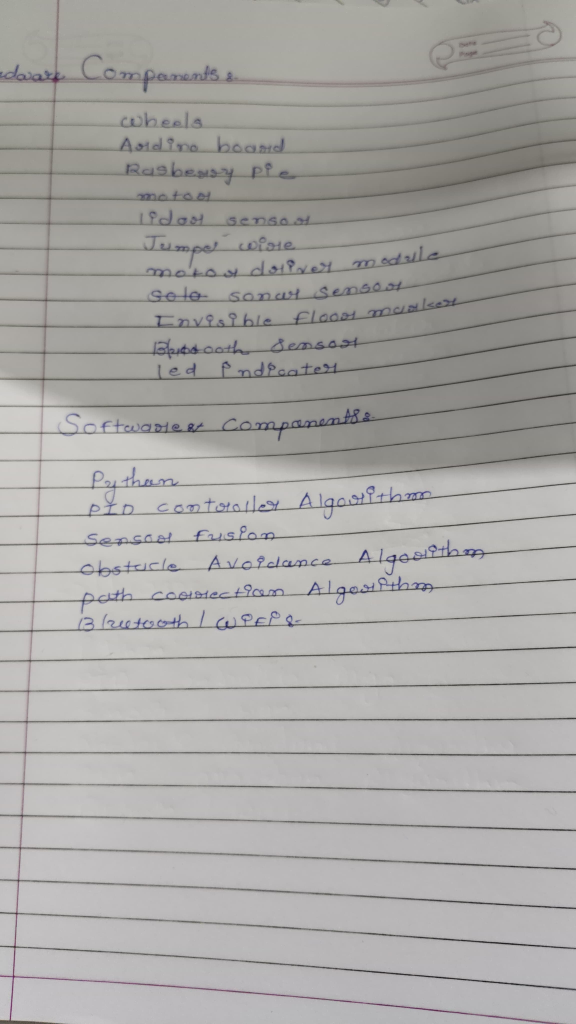
#> input picture DAY 1/WhatsApp Image 2025-04-20 at 20.11.44_cf78203e.jpg, 2304 x 4096 px, given in place of the camera (shown at 1/4 size)
$ python chair.py
#> lines starting #> are read from the running program, lines starting #| are printed output that depends on the picture; after the words box and inside, x2 and y2 are one past the last pixel; in counts of white or black regions, pixels touching at a corner belong together
import cv2
import numpy as np
import serial
import time
import math

ser = serial.Serial('COM3', 9600)
time.sleep(2)

def send_cmd(cmd):
    ser.write(cmd.encode())
    print("Sent:", cmd)
    time.sleep(0.1)

# Red color range
low1 = np.array([0, 100, 100])
up1 = np.array([10, 255, 255])
low2 = np.array([160, 100, 100])
up2 = np.array([179, 255, 255])

goal = None
origin = None
goal_reached = False
last_cmd = ''
threshold_distance = 20

def set_goal(event, x, y, flags, param):
    global goal, goal_reached, origin
    if event == cv2.EVENT_LBUTTONDOWN:
        goal = (x, y)
        goal_reached = False
        origin = None  # Reset origin on new click
        print("Goal set to:", goal)

cv2.namedWindow("View")
cv2.setMouseCallback("View", set_goal)

cap = cv2.VideoCapture(1, cv2.CAP_DSHOW)
if not cap.isOpened():
    print("Camera not found.")
    ser.close()
    exit()

while True:
    ret, frame = cap.read()
#> frame is the input picture: shape (4096, 2304, 3); mean B, G, R 164.3, 166.6, 168.1
    if not ret:
        continue

    frame = cv2.flip(frame, 1)
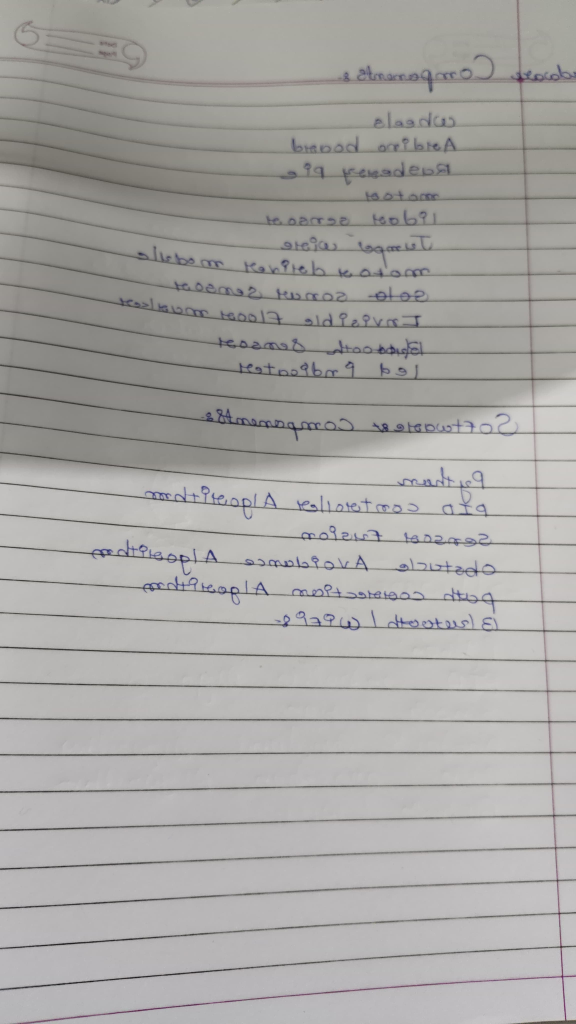
#> frame: shape (4096, 2304, 3) (shown at 1/4 size); mean B, G, R 164.3, 166.6, 168.1
    hsv = cv2.cvtColor(frame, cv2.COLOR_BGR2HSV)
#> hsv: shape (4096, 2304, 3); mean H, S, V 58.7, 8.4, 168.6
    mask1 = cv2.inRange(hsv, low1, up1)
#> mask1: shape (4096, 2304); every value is 0
    mask2 = cv2.inRange(hsv, low2, up2)
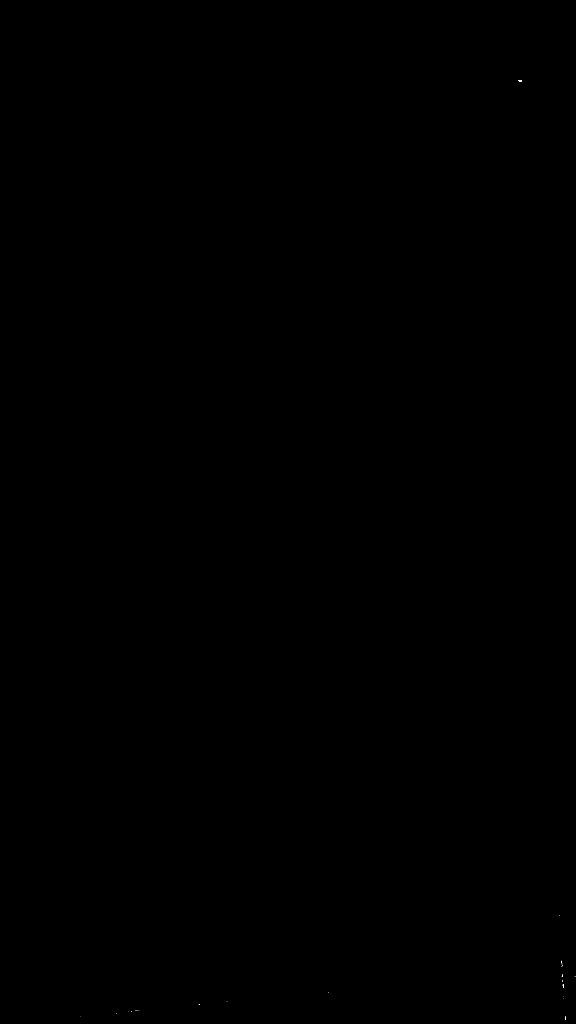
#> mask2: shape (4096, 2304) (shown at 1/4 size); 0% white in thin lines or dots, all inside (x1, y1, x2, y2) = (322, 321, 2304, 4080)
    mask = cv2.add(mask1, mask2)

    contours, _ = cv2.findContours(mask, cv2.RETR_EXTERNAL, cv2.CHAIN_APPROX_SIMPLE)
#> contours = 30 contours, all with area under 20
    cx, cy = -1, -1

    if contours:
        c = max(contours, key=cv2.contourArea)
#> c = [[2087, 321], [2086, 322], [2082, 322], [2081, 323], [2081, 326], [2082, 325], [2086, 325], [2087, 324]]
        x, y, w, h = cv2.boundingRect(c)
#> x = 2081; y = 321; w = 7; h = 6
        cx, cy = x + w // 2, y + h // 2
#> cx = 2084; cy = 324
        cv2.circle(frame, (cx, cy), 5, (0, 255, 0), -1)

        if origin is None:
            origin = (cx, cy)  # Lock starting position
#> origin = (2084, 324)
            print("Origin locked:", origin)
#| Origin locked: (2084, 324)

    if goal and origin and not goal_reached:
        gx, gy = goal
        ox, oy = origin
        dx = gx - ox
        dy = gy - oy
        target_angle = math.degrees(math.atan2(dy, dx))

        chair_dx = gx - cx
        chair_dy = gy - cy
        dist = math.hypot(chair_dx, chair_dy)

        heading_angle = math.degrees(math.atan2(chair_dy, chair_dx))

        angle_diff = target_angle - heading_angle
        angle_diff = (angle_diff + 180) % 360 - 180  # Normalize to [-180, 180]

        # Visuals
        cv2.circle(frame, goal, 5, (0, 0, 255), -1)
        cv2.line(frame, (cx, cy), goal, (255, 255, 0), 2)
        cv2.putText(frame, f"Dist: {int(dist)} Angle: {int(angle_diff)}", (10, 30),
                    cv2.FONT_HERSHEY_SIMPLEX, 0.6, (255, 255, 255), 2)

        # Main control
        if dist < threshold_distance:
            send_cmd('S')
            goal_reached = True
            last_cmd = 'S'
        else:
            if angle_diff > 15:
                cmd = 'L'
            elif angle_diff < -15:
                cmd = 'R'
            else:
                cmd = 'f' if dist < 40 else 'F'

            if cmd != last_cmd:
                send_cmd(cmd)
                last_cmd = cmd

    elif goal_reached:
        cv2.putText(frame, "Goal Reached", (10, 60),
                    cv2.FONT_HERSHEY_SIMPLEX, 0.7, (0, 255, 0), 2)

    cv2.imshow("View", frame)
    key = cv2.waitKey(1)
#> (key Esc is pressed here)
    if key == 27:
        send_cmd('S')
        break

cap.release()
cv2.destroyAllWindows()
ser.close()

$ run again, on DAY 1/WhatsApp Image 2025-04-20 at 20.11.48_edbb07bf.jpg
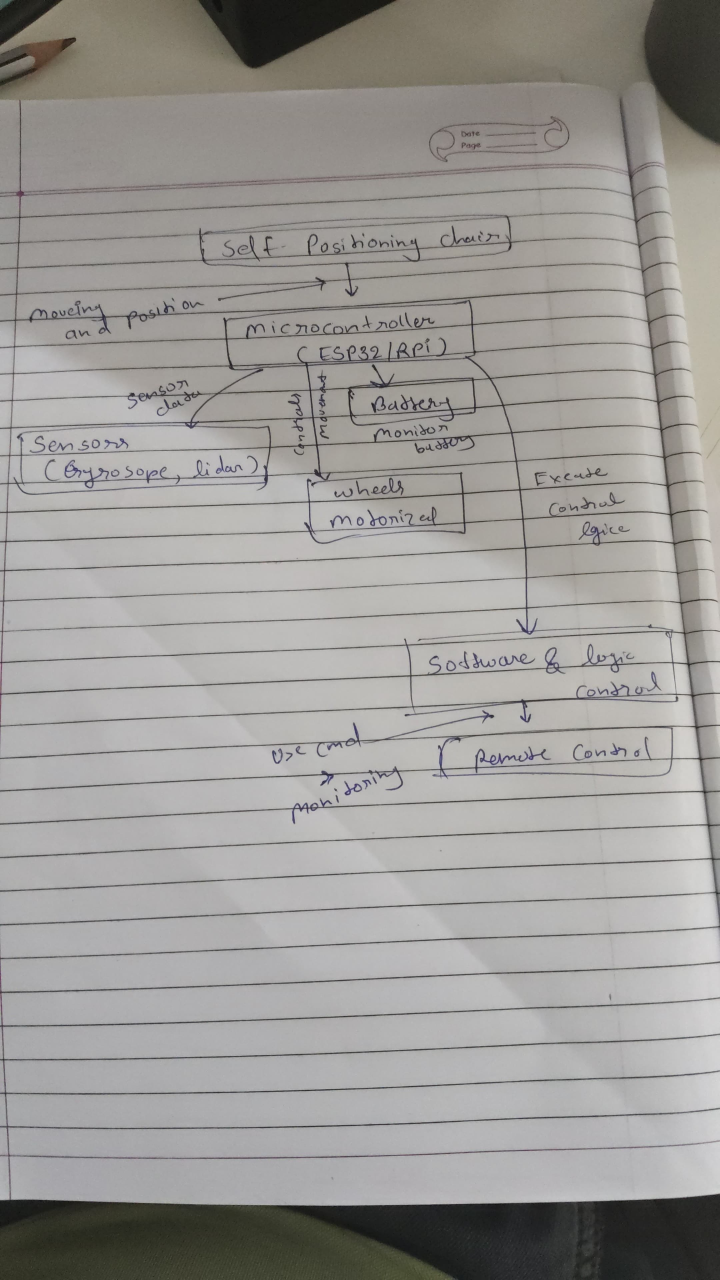
#> input picture DAY 1/WhatsApp Image 2025-04-20 at 20.11.48_edbb07bf.jpg, 2160 x 3840 px, given in place of the camera (shown at 1/3 size)
#> frame is the input picture: shape (3840, 2160, 3); mean B, G, R 151.7, 154.7, 156.7
#> `frame = cv2.flip(frame, 1)`:
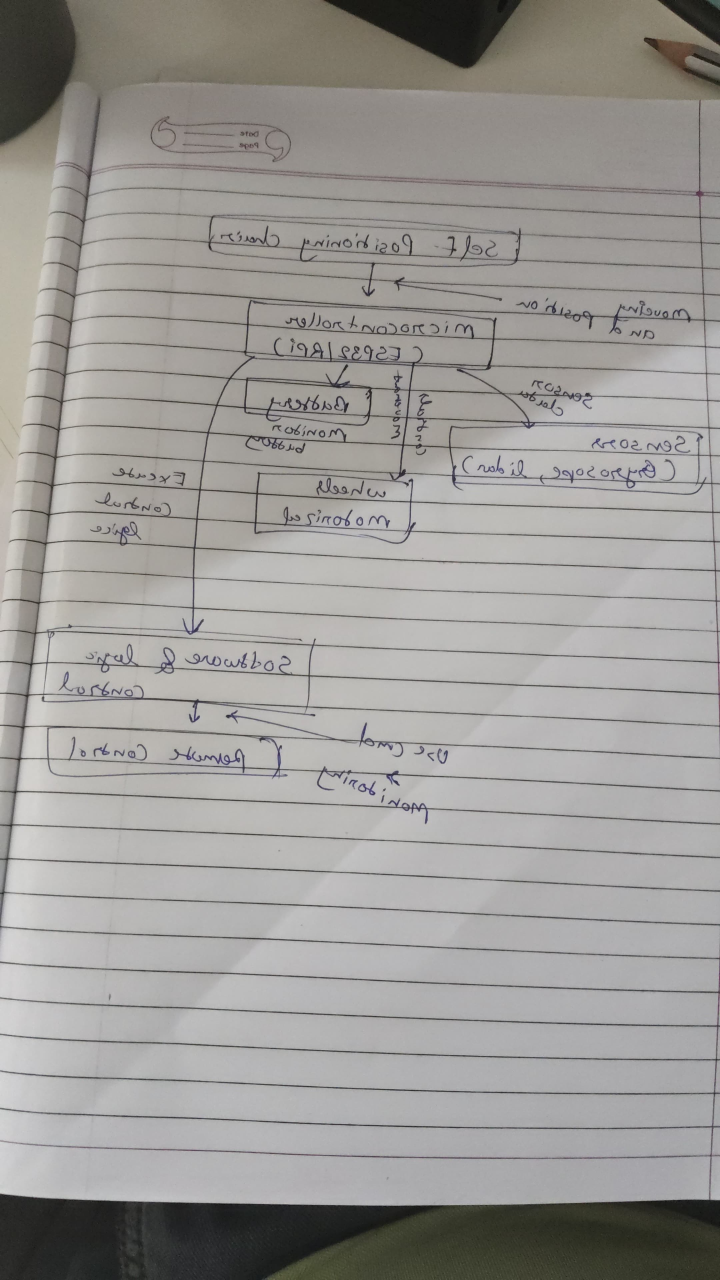
#> frame: shape (3840, 2160, 3) (shown at 1/3 size); mean B, G, R 151.7, 154.7, 156.7
#> hsv: shape (3840, 2160, 3); mean H, S, V 46.5, 12.6, 157.2
#> mask1: shape (3840, 2160); 0% white in thin lines or dots, all inside (x1, y1, x2, y2) = (2055, 168, 2056, 169)
#> mask2: shape (3840, 2160); every value is 0
#> contours = [[[2055, 168]]]
#> c = [[2055, 168]]
#> x = 2055; y = 168; w = 1
#> cx = 2055; cy = 168
#> origin = (2055, 168)
#| Origin locked: (2055, 168)
